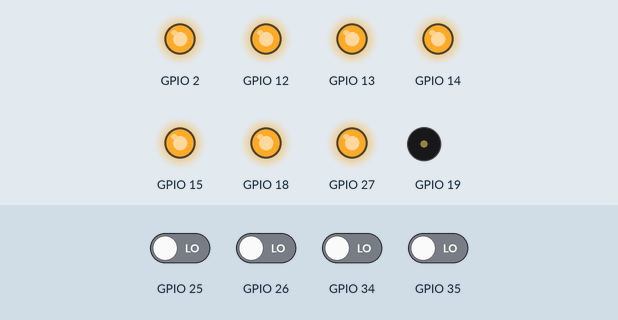
Bench run of a sketch on a simulated ESP32. Shown: output pins drawn as LEDs (lit = HIGH), buzzer (waves = sounding). The test bench sets the inputs (shaded band); at power-on: GPIO 25, GPIO 26, GPIO 34, GPIO 35 LOW.

Above: at 1.2 s.
1.3 s: GPIO 25 driven HIGH
At 2.5 s:
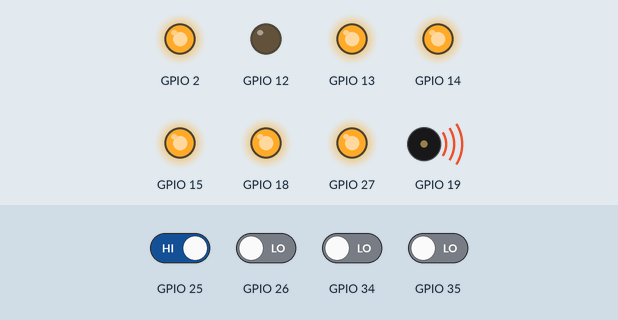
2.8 s: GPIO 26 driven HIGH
At 3.7 s:
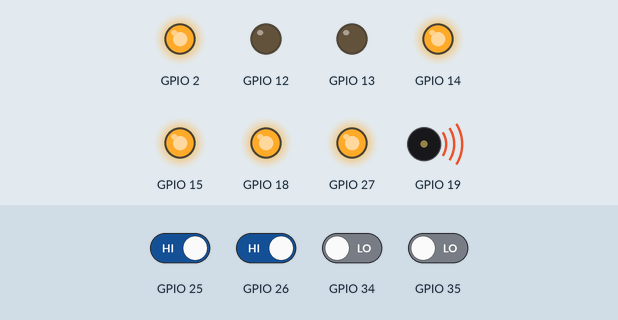
4.3 s: GPIO 34 driven HIGH
At 4.9 s:
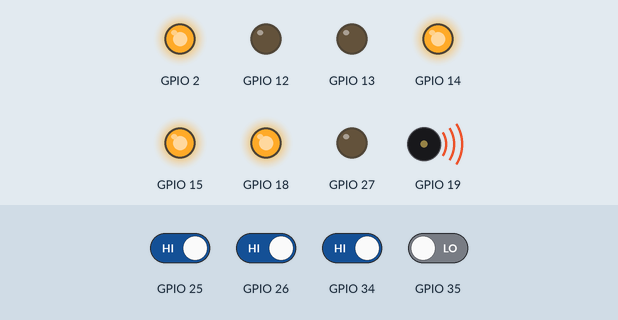
5.8 s: GPIO 35 driven HIGH
At 7.0 s:
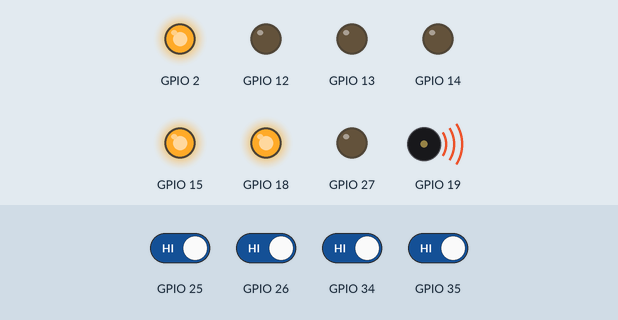
7.3 s: GPIO 25 driven LOW
At 8.3 s:
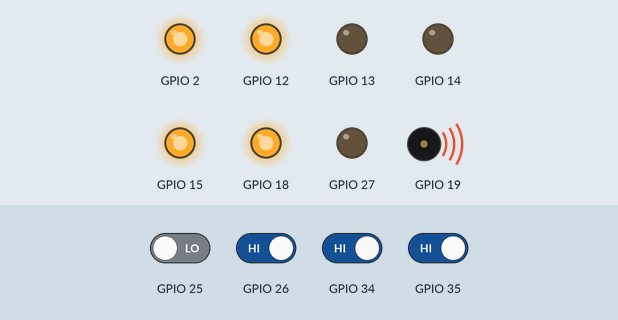
8.8 s: GPIO 26 driven LOW
At 9.5 s:
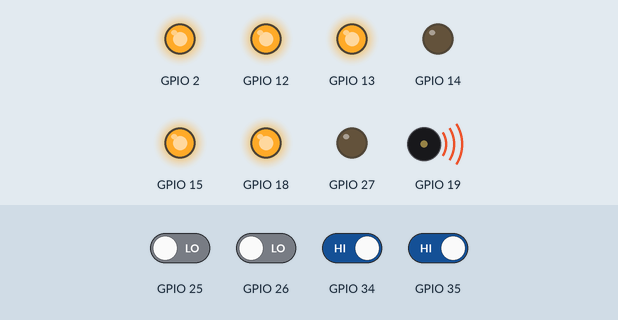
Timing chart, 0 to 11.3 s (numbered marks = the images above; inputs shaded):
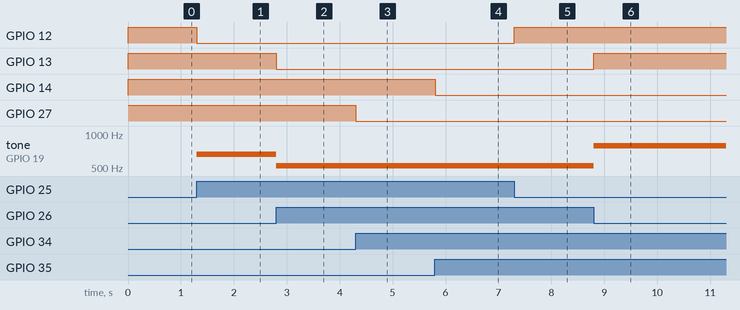

The sketch:

Ardu8_BBL_ESP32_05_Piano.ino
```cpp
int note = 0;
int last_note = 0;
void setup() {
  	board_init();
}
void loop() {
  	note = (int)0;
  	if (digitalRead(26)) {
      	note = (int)523;
  } else if (digitalRead(25)) {
      	note = (int)659;
  } else if (digitalRead(35)) {
      	note = (int)784;
  } else if (digitalRead(34)) {
      	note = (int)1047;
  }
  	if ((note != last_note)) {
      	if ((note == 0)) {
          	noTone(19);
      } else {
          	tone(19, note, 0);
      }
      	last_note = (int)note;
  }
  	digitalWrite(27, (digitalRead(34) == 0));
  	digitalWrite(14, (digitalRead(35) == 0));
  	digitalWrite(12, (digitalRead(25) == 0));
  	digitalWrite(13, (digitalRead(26) == 0));
  	delay(10);
}

void board_init() {
  	pinMode(34, INPUT);
  	pinMode(35, INPUT);
  	pinMode(25, INPUT);
  	pinMode(26, INPUT);
  	pinMode(27, OUTPUT);
  	pinMode(14, OUTPUT);
  	pinMode(12, OUTPUT);
  	pinMode(13, OUTPUT);
  	pinMode(15, OUTPUT);
  	pinMode(2, OUTPUT);
  	pinMode(18, OUTPUT);
  	pinMode(19, OUTPUT);
  	leds_off();
}

void leds_off() {
  	digitalWrite(27, HIGH);
  	digitalWrite(14, HIGH);
  	digitalWrite(12, HIGH);
  	digitalWrite(13, HIGH);
  	digitalWrite(15, HIGH);
  	digitalWrite(2, HIGH);
  	digitalWrite(18, HIGH);
}
```

Measured:
- after the input at 1.3 s, GPIO 12: HIGH → LOW at once; tone on GPIO 19: silent → 659 Hz at once
- after the input at 2.8 s, GPIO 13: HIGH → LOW at once; tone on GPIO 19: 659 Hz → 523 Hz at once
- after the input at 4.3 s, GPIO 27: HIGH → LOW at once
- after the input at 5.8 s, GPIO 14: HIGH → LOW at once
- after the input at 7.3 s, GPIO 12: LOW → HIGH at once
- after the input at 8.8 s, GPIO 13: LOW → HIGH at once; tone on GPIO 19: 523 Hz → 784 Hz at once
